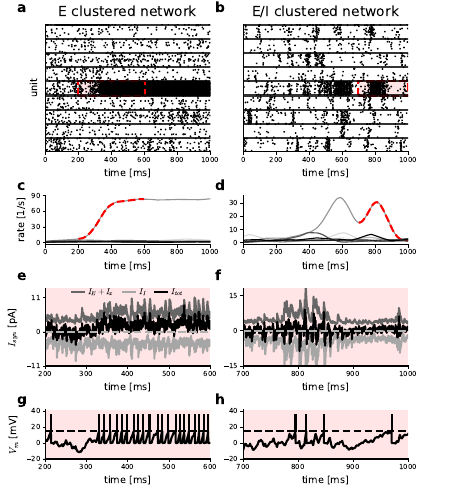

Python code for this plot:
import sys;sys.path.append('../utils')
import plotting_functions as plotting
from copy import deepcopy
import pylab
import spiketools
from sim_nest import simulate
import analyse_nest
import default
from general_func import *
import organiser
datapath = '../data/'
datafile = 'fig03_upstate_balance_reduced'

def simulate_and_analyse(original_params):
    
    params = deepcopy(original_params)
    # add kernel length to simtime to have rates over the whole interval
    kernel_width = spiketools.triangular_kernel(sigma = params['rate_kernel']).shape[0]
    params['warmup']-= kernel_width/2
    params['simtime'] += kernel_width
    jep = params['jep']
    jipfactor = params['jipfactor']
    jip = 1. +(jep-1)*jipfactor
    params['jplus'] = pylab.around(pylab.array([[jep,jip],[jip,jip]]),5)
    params['record_voltage'] = True
    params['record_from'] = params['focus_unit']

    sim_results = simulate(params)
    print(list(sim_results.keys()))
    spiketimes = sim_results['spiketimes']
    results = {}
    
    # compute average cluster rates
    cluster_rates = []
    cluster_size = params['N_E']/params['Q']
    
    
    cluster_rates,t_rate = analyse_nest.compute_cluster_rates(spiketimes, params['N_E'], params['Q'],kernel_sigma=params['rate_kernel'],tlim = [0,params['simtime']+kernel_width])
    results['cluster_rates'] = cluster_rates
    results['t_rate'] = t_rate-kernel_width/2
    
    # remove added kernel width from spiketimes again
    spiketimes[0,:] -= kernel_width/2
    spiketimes = spiketimes[:,spiketimes[0]>0]
    spiketimes = spiketimes[:,spiketimes[0]<=original_params['simtime']]
    
    results['spiketimes'] = spiketimes
    # extract currents for focus unit

    focus_unit = cluster_size * params['focus_cluster']+params['focus_unit']
    focus_index = find(sim_results['senders'] == focus_unit)
    
    results['current_times'] = sim_results['times']-kernel_width/2
    results['ex_current'] = sim_results['I_syn_ex'][focus_index]
    results['inh_current'] = sim_results['I_syn_in'][focus_index]
    results['Ixe'] = sim_results['I_xE']
    results['V_m'] = sim_results['V_m'][focus_index]
    results['e_rate'] = sim_results['e_rate']
    results['i_rate'] = sim_results['i_rate']
    results['focus_cluster_inds'] = list(range(int(params['focus_cluster']*cluster_size),int((params['focus_cluster']+1)*cluster_size)))
    results['focus_spikes'] = spiketimes[:,spiketimes[1] == focus_unit-1]

    return results

def do_plot(params,axes=None,redo = False,plot = True,markersize = 0.5,spikealpha = 1,box_color = 'k',cmap = 'jet',lw = 0.8,show_clusters = 4,
            legend = False,current_limits = [-15,18],voltage_limits = [-20,42],ylabel = False,rate_ticks = [],V_ticks = [],I_ticks = []):
    #result = load_data(datapath, datafile,params,old_key_code=True)
    result = organiser.check_and_execute(params, simulate_and_analyse, datafile,reps = None)
    spiketimes = result['spiketimes']
    if plot:
        if axes is None:
            pylab.figure()
            ax = pylab.subplot(1,1,1)
        else:
            ax = axes[0]
        pylab.sca(ax)

        pylab.xlabel('time [ms]')
        # draw a box around the focus cluster/interval
        bottom = min(result['focus_cluster_inds'])
        top = max(result['focus_cluster_inds'])
        left = params['focus_interval'][0]
        right = params['focus_interval'][1]
        
        x_margin = 2.
        y_margin = 2.
        pylab.fill([left,right,right,left,left],[bottom,bottom,top,top,bottom],color = "r",lw = 0,alpha=0.1)
        pylab.plot(spiketimes[0],spiketimes[1],'.k',markersize = markersize,alpha = spikealpha)
        pylab.xlim(0,params['simtime'])
        pylab.plot([left-x_margin,right+x_margin,right+x_margin,left-x_margin,left-x_margin],[bottom-y_margin,bottom-y_margin,top+y_margin,top+y_margin,bottom-y_margin],'--',color = box_color,lw = 1.5)
        
        # show only the clusters below and above the focus cluster

        cluster_size = params['N_E']/params['Q']
        for i in range(params['Q']):
            pylab.axhline(i*cluster_size,linestyle = '-',color = 'k',alpha = 0.8)
        pylab.ylim((params['focus_cluster']-(show_clusters))*cluster_size,(params['focus_cluster']+show_clusters+1)*cluster_size)
        pylab.yticks([])
        if ylabel:
            pylab.ylabel('unit')
        if axes is None:
            pylab.figure()
            ax = pylab.subplot(1,1,1)
        else:
            ax = axes[1]
        pylab.sca(ax)
        pylab.xlabel('time [ms]')
        cluster_rates = result['cluster_rates']
        t_rate = result['t_rate']
        if ylabel:
            pylab.ylabel(r'rate [1/s]')

        Q = params['Q']
        colors = plotting.make_color_list(2*show_clusters+1,cmap = cmap)
        for i,q in enumerate(range(params['focus_cluster']-show_clusters,params['focus_cluster']+show_clusters+1)):
            
            
            print(q)    
            pylab.plot(t_rate,cluster_rates[q],lw= lw,color = colors[i])
            if q == params['focus_cluster']:
                
                # find bounding box of that line in the focus interval
                focus_piece = find((t_rate>=left)*(t_rate<=right))
                bottom = cluster_rates[q][focus_piece].min()
                top = cluster_rates[q][focus_piece].max()
                pylab.plot(t_rate[focus_piece],cluster_rates[q][focus_piece],'--r',lw=1.5)
        
        pylab.xlim(0,params['simtime'])
        pylab.yticks(rate_ticks)
        if axes is None:
            pylab.figure()
            ax = pylab.subplot(1,1,1)
        else:
            ax = axes[2]


        pylab.sca(ax)
        bottom = voltage_limits[0]
        top = voltage_limits[1]
        pylab.fill([left,right,right,left,left],[bottom,bottom,top,top,bottom],color = "r",lw = 0, alpha=0.1)        
        pylab.xticks(list(range(left,right+50,100)))
        pylab.xlabel('time [ms]')
        ex_current = result['ex_current'][0]+result['Ixe']
        inh_current = result['inh_current'][0]
        time = result['current_times']
        focus_piece = find((time>=left)*(time<=right))        
        print(ex_current.shape,time.shape)

        pylab.plot(time[focus_piece],ex_current[focus_piece],color = '0.4',label = r'$I_{E} + I_{x}$')
        pylab.plot(time[focus_piece],inh_current[focus_piece],color = '0.65',label = r'$I_{I}$')
        pylab.plot(time[focus_piece],ex_current[focus_piece]+inh_current[focus_piece],color = 'k',label = r'$I_{tot}$')
        pylab.axhline(0,linestyle ='--',color = '0.7')
        if params['jipfactor'] == 0.:
            current_limits = [current_limits[0]+4, current_limits[1]-4]
            I_ticks = [I_ticks[0]+4, I_ticks[1], I_ticks[2]-4]
        pylab.ylim(current_limits)
        pylab.xlim(left,right)
        pylab.yticks(I_ticks)
        if ylabel:
            pylab.ylabel(r'$I_{syn}$ [pA]')


        if legend:
            pylab.legend(loc = 'upper center',frameon = False,fontsize= 6,ncol = 3,handlelength = 1.5,columnspacing = 1.,handletextpad = 0.5,borderaxespad = 0.,borderpad = 0.)
        
        if axes is None:
            pylab.figure()
            ax = pylab.subplot(1,1,1)
        else:
            ax = axes[3]
    
        pylab.sca(ax)
        bottom = voltage_limits[0]
        top = voltage_limits[1]
        pylab.fill([left,right,right,left,left],[bottom,bottom,top,top,bottom],color = "r",lw = 0, alpha=0.1)        

        pylab.xlabel('time [ms]')
        if ylabel:
            pylab.ylabel('$V_{m}$ [mV]')
        V_m = result['V_m'][0]
        pylab.plot(time[focus_piece],V_m[focus_piece],'k')
        V_th_E = params.get('V_th_E',default.V_th_E)
        pylab.axhline(V_th_E,linestyle = '--',color = 'k')
        spikeheight = 20.
        for spike in result['focus_spikes']:
            pylab.plot([spike]*2,[V_th_E,V_th_E+spikeheight],'k')
        pylab.ylim(voltage_limits)
        pylab.xlim(left,right)
        pylab.xticks(list(range(left,right+50,100)))
        pylab.yticks(V_ticks)
        

    
if __name__ == '__main__':


    params = {'simtime':1000.,'n_jobs':12,'Q':50,'rate_kernel':50,'N_E':4000}
    settings = [{'warmup':0, 'jipfactor':0.,'jep':3.7,'randseed':3,'focus_cluster':8,'focus_interval':[200,600],'focus_unit':6}, 
                {'warmup':0, 'jipfactor':0.75,'jep':8.,'randseed':5,'focus_cluster':15,'focus_interval':[700,1000],'focus_unit':12}]  

    plot= True


    
    if plot:
        fig = plotting.nice_figure(ratio = 1.1)
        ncols =2
        nrows = 7
        hspace = 0.6
        gs = pylab.GridSpec(nrows,ncols,top=0.95,bottom=0.08,hspace = 0.01,left = 0.1,right = 0.9,height_ratios = [1.8,hspace,0.7,hspace,1.1,hspace,.7])
        x_label_val = -0.17
        subplotspec = gs.new_subplotspec((0,0), colspan=1,rowspan=1)
        ax1 =plotting.simpleaxis(pylab.subplot(subplotspec))
        plotting.ax_label1(ax1, 'a', x=x_label_val)
        plotting.ax_label_title(ax1, 'E clustered network')
        subplotspec = gs.new_subplotspec((0,1), colspan=1,rowspan=1)
        ax2 =plotting.simpleaxis(pylab.subplot(subplotspec))
        plotting.ax_label1(ax2, 'b', x=x_label_val)
        plotting.ax_label_title(ax2, 'E/I clustered network')

        subplotspec = gs.new_subplotspec((2,0), colspan=1,rowspan=1)
        ax3 =plotting.simpleaxis(pylab.subplot(subplotspec))
        plotting.ax_label1(ax3, 'c', x=x_label_val)

        subplotspec = gs.new_subplotspec((2,1), colspan=1,rowspan=1)
        ax4 =plotting.simpleaxis(pylab.subplot(subplotspec))
        plotting.ax_label1(ax4, 'd',x=x_label_val)

        subplotspec = gs.new_subplotspec((4,0), colspan=1,rowspan=1)
        ax5 =plotting.simpleaxis(pylab.subplot(subplotspec))
        plotting.ax_label1(ax5, 'e', x=x_label_val)

        subplotspec = gs.new_subplotspec((4,1), colspan=1,rowspan=1)
        ax6 =plotting.simpleaxis(pylab.subplot(subplotspec))
        plotting.ax_label1(ax6, 'f',x=x_label_val)

        subplotspec = gs.new_subplotspec((6,0), colspan=1,rowspan=1)
        ax7 =plotting.simpleaxis(pylab.subplot(subplotspec))
        plotting.ax_label1(ax7, 'g',x=x_label_val)

        subplotspec = gs.new_subplotspec((6,1), colspan=1,rowspan=1)
        ax8 =plotting.simpleaxis(pylab.subplot(subplotspec))
        plotting.ax_label1(ax8, 'h',x=x_label_val)
        
        axes = [[ax1,ax3,ax5,ax7],[ax2,ax4,ax6,ax8]]
    for setno,setting in enumerate(settings):
        for k in list(setting.keys()):
            params[k] = setting[k]
        if setno == 0:
            legend = True
            ylabel = True
            rate_ticks = [0,30,60,90]
        else:
            legend = False
            ylabel = False
            rate_ticks = [0,10,20,30]
        print(params)
        do_plot(params,redo = False,plot = plot,axes = axes[setno],box_color = 'r',cmap = 'Greys',legend = legend,ylabel = ylabel,
                rate_ticks = rate_ticks,V_ticks = [-20,0,20,40],I_ticks = [-15,0,15])
    pylab.savefig('fig3.pdf')

